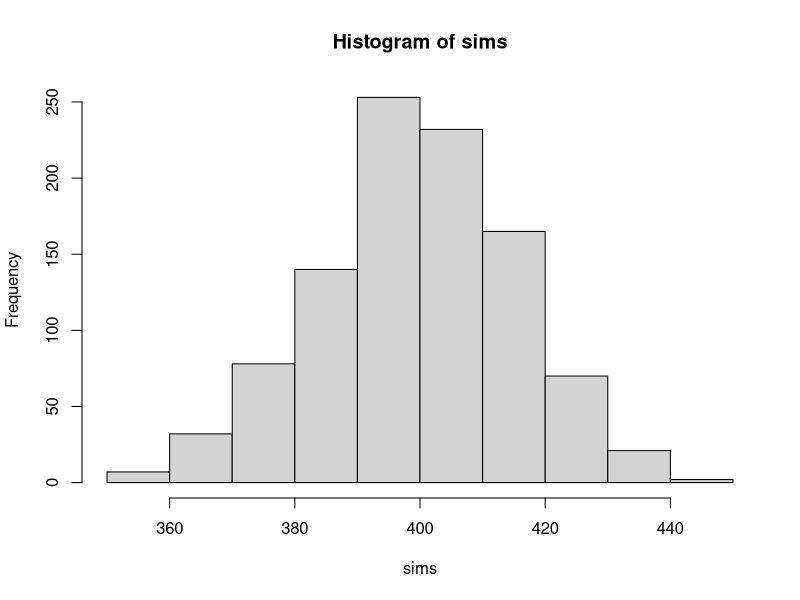
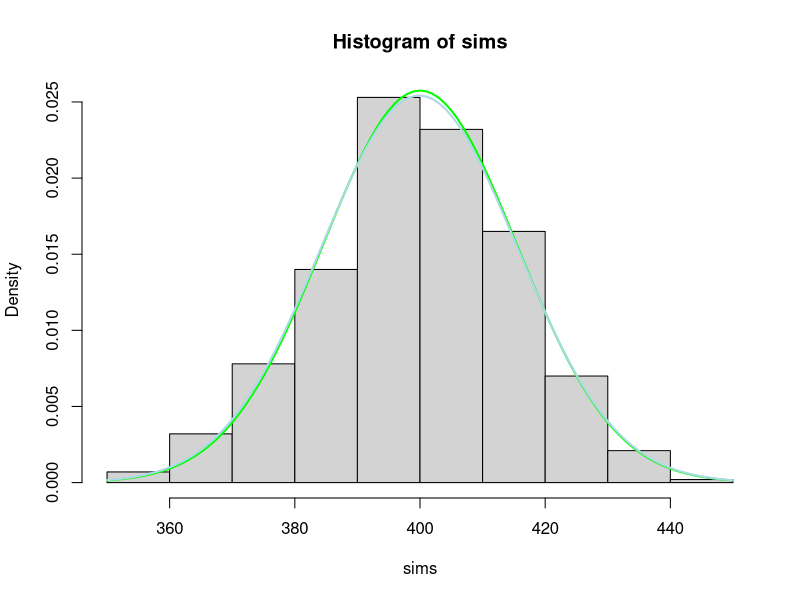
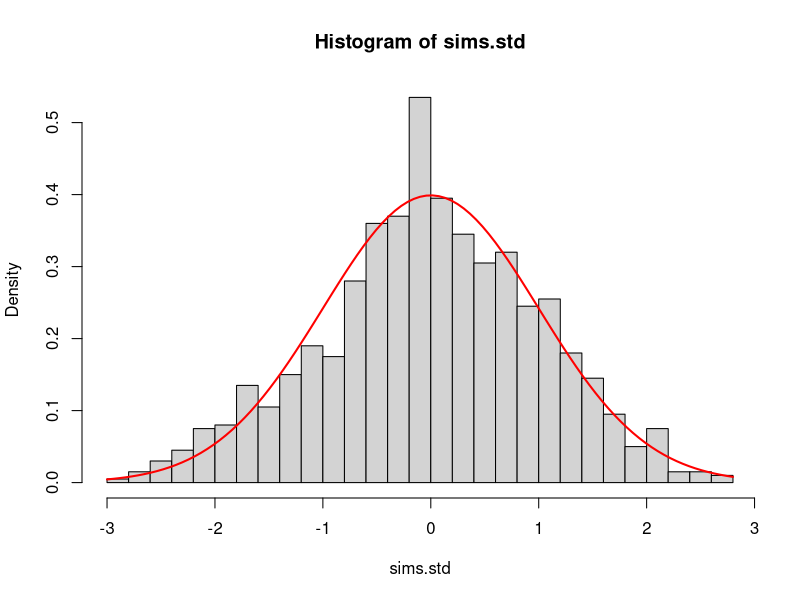

The R source for these figures, in order:
trials=1000
suc=0.4

nsims=1000
sims=rbinom(nsims, size=trials, prob=suc)
hist(sims)

#area under the histogram should be 1
hist(sims, prob=TRUE)

#superimpose the normal density
#theoretical mean
mu=trials*suc
#theoretical standard deviation
sigma=sqrt(trials*suc*(1-suc))
curve(dnorm(x, mean=mu, sd=sigma), add=TRUE, lwd=2, col="green")

#fit the histogram 
#empirical mean
mu.hat=mean(sims)
#empirical standard deviation
sigma.hat=sd(sims)
curve(dnorm(x, mean=mu.hat, sd=sigma.hat), add=TRUE, lwd=2, col="lightblue")

#in standard units
sims.std=(sims-mu)/sigma
hist(sims.std, breaks=25, prob=TRUE)
curve(dnorm(x), add=TRUE, lwd=2, col="red")
